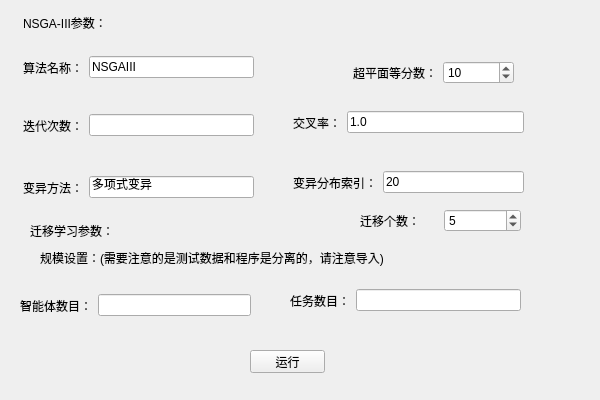
<?xml version="1.0" encoding="UTF-8"?>
<ui version="4.0">
 <class>Widget</class>
 <widget class="QWidget" name="Widget">
  <property name="geometry">
   <rect>
    <x>0</x>
    <y>0</y>
    <width>600</width>
    <height>400</height>
   </rect>
  </property>
  <property name="sizePolicy">
   <sizepolicy hsizetype="Fixed" vsizetype="Fixed">
    <horstretch>0</horstretch>
    <verstretch>0</verstretch>
   </sizepolicy>
  </property>
  <property name="minimumSize">
   <size>
    <width>600</width>
    <height>400</height>
   </size>
  </property>
  <property name="maximumSize">
   <size>
    <width>600</width>
    <height>400</height>
   </size>
  </property>
  <property name="windowTitle">
   <string>method2主程序</string>
  </property>
  <widget class="QWidget" name="widget_3" native="true">
   <property name="geometry">
    <rect>
     <x>23</x>
     <y>100</y>
     <width>231</width>
     <height>51</height>
    </rect>
   </property>
   <layout class="QHBoxLayout" name="horizontalLayout_9">
    <item>
     <widget class="QLabel" name="label_8">
      <property name="text">
       <string>迭代次数：</string>
      </property>
     </widget>
    </item>
    <item>
     <widget class="QLineEdit" name="iter_num">
      <property name="text">
       <string/>
      </property>
      <property name="readOnly">
       <bool>false</bool>
      </property>
     </widget>
    </item>
   </layout>
  </widget>
  <widget class="QWidget" name="widget_6" native="true">
   <property name="geometry">
    <rect>
     <x>293</x>
     <y>162</y>
     <width>231</width>
     <height>41</height>
    </rect>
   </property>
   <layout class="QHBoxLayout" name="horizontalLayout_10">
    <item>
     <widget class="QLabel" name="label_11">
      <property name="text">
       <string>变异分布索引：</string>
      </property>
     </widget>
    </item>
    <item>
     <widget class="QLineEdit" name="eta_m">
      <property name="text">
       <string>20</string>
      </property>
      <property name="readOnly">
       <bool>false</bool>
      </property>
      <property name="placeholderText">
       <string>20</string>
      </property>
     </widget>
    </item>
   </layout>
  </widget>
  <widget class="QWidget" name="widget" native="true">
   <property name="geometry">
    <rect>
     <x>23</x>
     <y>42</y>
     <width>231</width>
     <height>51</height>
    </rect>
   </property>
   <layout class="QHBoxLayout" name="horizontalLayout_11">
    <item>
     <widget class="QLabel" name="label_2">
      <property name="text">
       <string>算法名称：</string>
      </property>
     </widget>
    </item>
    <item>
     <widget class="QLineEdit" name="name">
      <property name="text">
       <string>NSGAIII</string>
      </property>
      <property name="readOnly">
       <bool>true</bool>
      </property>
      <property name="placeholderText">
       <string>NSGA-III</string>
      </property>
     </widget>
    </item>
   </layout>
  </widget>
  <widget class="QLabel" name="label_12">
   <property name="geometry">
    <rect>
     <x>40</x>
     <y>250</y>
     <width>381</width>
     <height>16</height>
    </rect>
   </property>
   <property name="text">
    <string>规模设置：(需要注意的是测试数据和程序是分离的，请注意导入)</string>
   </property>
  </widget>
  <widget class="QWidget" name="widget_8" native="true">
   <property name="geometry">
    <rect>
     <x>290</x>
     <y>280</y>
     <width>231</width>
     <height>41</height>
    </rect>
   </property>
   <layout class="QHBoxLayout" name="horizontalLayout_12">
    <item>
     <widget class="QLabel" name="label_13">
      <property name="text">
       <string>任务数目：</string>
      </property>
     </widget>
    </item>
    <item>
     <widget class="QLineEdit" name="task_num">
      <property name="text">
       <string/>
      </property>
      <property name="readOnly">
       <bool>false</bool>
      </property>
     </widget>
    </item>
   </layout>
  </widget>
  <widget class="QWidget" name="widget_5" native="true">
   <property name="geometry">
    <rect>
     <x>23</x>
     <y>162</y>
     <width>231</width>
     <height>51</height>
    </rect>
   </property>
   <layout class="QHBoxLayout" name="horizontalLayout_13">
    <item>
     <widget class="QLabel" name="label_14">
      <property name="text">
       <string>变异方法：</string>
      </property>
     </widget>
    </item>
    <item>
     <widget class="QLineEdit" name="eta_c">
      <property name="text">
       <string>多项式变异</string>
      </property>
      <property name="readOnly">
       <bool>true</bool>
      </property>
      <property name="placeholderText">
       <string>多项式变异</string>
      </property>
     </widget>
    </item>
   </layout>
  </widget>
  <widget class="QWidget" name="widget_4" native="true">
   <property name="geometry">
    <rect>
     <x>293</x>
     <y>102</y>
     <width>231</width>
     <height>41</height>
    </rect>
   </property>
   <layout class="QHBoxLayout" name="horizontalLayout_14">
    <item>
     <widget class="QLabel" name="label_15">
      <property name="text">
       <string>交叉率：</string>
      </property>
     </widget>
    </item>
    <item>
     <widget class="QLineEdit" name="pc">
      <property name="text">
       <string>1.0</string>
      </property>
      <property name="readOnly">
       <bool>false</bool>
      </property>
      <property name="placeholderText">
       <string>1.0</string>
      </property>
     </widget>
    </item>
   </layout>
  </widget>
  <widget class="QPushButton" name="pushButton">
   <property name="geometry">
    <rect>
     <x>250</x>
     <y>350</y>
     <width>75</width>
     <height>23</height>
    </rect>
   </property>
   <property name="text">
    <string>运行</string>
   </property>
  </widget>
  <widget class="QWidget" name="widget_2" native="true">
   <property name="geometry">
    <rect>
     <x>353</x>
     <y>52</y>
     <width>161</width>
     <height>41</height>
    </rect>
   </property>
   <layout class="QHBoxLayout" name="horizontalLayout_15">
    <item>
     <widget class="QLabel" name="label_16">
      <property name="text">
       <string>超平面等分数：</string>
      </property>
     </widget>
    </item>
    <item>
     <widget class="QSpinBox" name="p1_">
      <property name="minimum">
       <number>3</number>
      </property>
      <property name="maximum">
       <number>15</number>
      </property>
      <property name="value">
       <number>10</number>
      </property>
     </widget>
    </item>
   </layout>
  </widget>
  <widget class="QLabel" name="label_17">
   <property name="geometry">
    <rect>
     <x>23</x>
     <y>12</y>
     <width>141</width>
     <height>21</height>
    </rect>
   </property>
   <property name="text">
    <string>NSGA-III参数：</string>
   </property>
  </widget>
  <widget class="QWidget" name="widget_7" native="true">
   <property name="geometry">
    <rect>
     <x>20</x>
     <y>280</y>
     <width>231</width>
     <height>51</height>
    </rect>
   </property>
   <layout class="QHBoxLayout" name="horizontalLayout_16">
    <item>
     <widget class="QLabel" name="label_18">
      <property name="text">
       <string>智能体数目：</string>
      </property>
     </widget>
    </item>
    <item>
     <widget class="QLineEdit" name="agent_num">
      <property name="text">
       <string/>
      </property>
      <property name="readOnly">
       <bool>false</bool>
      </property>
     </widget>
    </item>
   </layout>
  </widget>
  <widget class="QLabel" name="label_19">
   <property name="geometry">
    <rect>
     <x>30</x>
     <y>220</y>
     <width>141</width>
     <height>21</height>
    </rect>
   </property>
   <property name="text">
    <string>迁移学习参数：</string>
   </property>
  </widget>
  <widget class="QWidget" name="widget_9" native="true">
   <property name="geometry">
    <rect>
     <x>360</x>
     <y>200</y>
     <width>161</width>
     <height>41</height>
    </rect>
   </property>
   <layout class="QHBoxLayout" name="horizontalLayout_17">
    <item>
     <widget class="QLabel" name="label_20">
      <property name="text">
       <string>迁移个数：</string>
      </property>
     </widget>
    </item>
    <item>
     <widget class="QSpinBox" name="migratenum">
      <property name="minimum">
       <number>0</number>
      </property>
      <property name="maximum">
       <number>20</number>
      </property>
      <property name="value">
       <number>5</number>
      </property>
     </widget>
    </item>
   </layout>
  </widget>
 </widget>
 <resources/>
 <connections/>
</ui>
